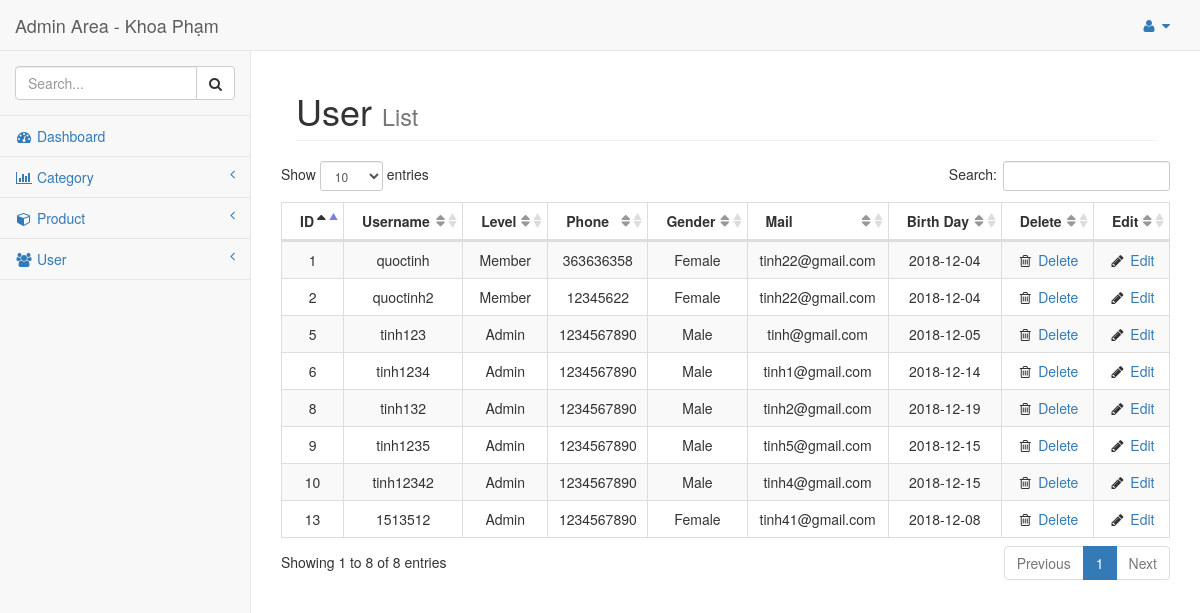
/public/admin/user_list.php, run on the app's committed database.
### tables this page shows
CREATE TABLE `user` (
  `id` int(11) NOT NULL,
  `username` varchar(255) NOT NULL,
  `password` varchar(255) NOT NULL,
  `phone` int(11) DEFAULT NULL,
  `gender` tinyint(1) NOT NULL,
  `email` varchar(255) NOT NULL,
  `date_of_birth` date DEFAULT NULL,
  `account_type` int(11) NOT NULL
);

### model/database.php (called while the page is built, shortened)
<?php
class database{
    public $_dbh = '';
    public $_sql = '';
    public function database() {
        $this->_dbh = new PDO('mysql:host=localhost; dbname=web_assignment','root','');
        $this->_dbh->query('set names "utf8"');
    }
    public function setQuery($sql) {
        $this->_sql = $sql;
    }
    public function execute($options=array()) {
        $this->_cursor = $this->_dbh->prepare($this->_sql);
        $this->_cursor->execute();
        return $this->_cursor;
    }
    public function loadAllRows($options=array()) {
        if(!$options) {
            if(!$result = $this->execute())
                return false;
        }
        else {
            if(!$result = $this->execute($options))
                return false;
        }
        return $result->fetchAll(PDO::FETCH_OBJ);
    }
}
?>

### controller/UserController.php (called while the page is built, shortened)
<?php
include("../../model/User.php");
class UserController
{
	public function index()
	{
		$user = new User();
		$users = $user->getAllUser();
		return array('user'=>$users);
	}
}
?>

### model/User.php (called while the page is built, shortened)
<?php
include('database.php');
class User extends database
{
	function getAllUser()
	{
		$sql = "SELECT * FROM user";
		return $this->loadAllRows();
	}
}
?>

### public/admin/user_list.php (the view, shortened to what this page needs)
<?php
include("../../controller/UserController.php");
$User = new UserController();
$users = $User->index();
?>
<!DOCTYPE html>
<html lang="en">
<head>
    <link href="bower_components/bootstrap/dist/css/bootstrap.min.css" rel="stylesheet">
    <link href="bower_components/metisMenu/dist/metisMenu.min.css" rel="stylesheet">
    <link href="dist/css/sb-admin-2.css" rel="stylesheet">
    <link href="bower_components/font-awesome/css/font-awesome.min.css" rel="stylesheet" type="text/css">
    <link href="bower_components/datatables-plugins/integration/bootstrap/3/dataTables.bootstrap.css" rel="stylesheet">
    <link href="bower_components/datatables-responsive/css/dataTables.responsive.css" rel="stylesheet">
</head>
<body>
    <div id="wrapper">
        <nav class="navbar navbar-default navbar-static-top" role="navigation" style="margin-bottom: 0">
            <div class="navbar-header">
                <a class="navbar-brand" href="index.html">Admin Area - Khoa Phạm</a>
            </div>
            <ul class="nav navbar-top-links navbar-right">
                <li class="dropdown">
                    <a class="dropdown-toggle" data-toggle="dropdown" href="#">
                        <i class="fa fa-user fa-fw"></i>  <i class="fa fa-caret-down"></i>
                    </a>
                </li>
            </ul>
            <div class="navbar-default sidebar" role="navigation">
                <div class="sidebar-nav navbar-collapse">
                    <ul class="nav" id="side-menu">
                        <li class="sidebar-search">
                            <div class="input-group custom-search-form">
                                <input type="text" class="form-control" placeholder="Search...">
                                <span class="input-group-btn">
                                    <button class="btn btn-default" type="button">
                                        <i class="fa fa-search"></i>
                                    </button>
                                </span>
                            </div>
                        </li>
                        <li>
                            <a href="#"><i class="fa fa-dashboard fa-fw"></i> Dashboard</a>
                        </li>
                        <li>
                            <a href="#"><i class="fa fa-bar-chart-o fa-fw"></i> Category<span class="fa arrow"></span></a>
                        </li>
                        <li>
                            <a href="#"><i class="fa fa-cube fa-fw"></i> Product<span class="fa arrow"></span></a>
                        </li>
                        <li>
                            <a href="#"><i class="fa fa-users fa-fw"></i> User<span class="fa arrow"></span></a>
                        </li>
                    </ul>
                </div>
            </div>
        </nav>
        <div id="page-wrapper">
            <div class="container-fluid">
                <div class="row">
                    <div class="col-lg-12">
                        <h1 class="page-header">User
                            <small>List</small>
                        </h1>
                    </div>
                    <table class="table table-striped table-bordered table-hover" id="dataTables-example">
                        <thead>
                            <tr align="center">
                                <th>ID</th>
                                <th>Username</th>
                                <th>Level</th>
                                <th>Phone</th>
                                <th>Gender</th>
                                <th>Mail</th>
                                <th>Birth Day</th>
                                <th>Delete</th>
                                <th>Edit</th>
                            </tr>
                        </thead>
                        <tbody>
                            <?php
                                $users = $users['user'];
                                foreach ($users as $key => $user) {
                                    if($key%2)
                                    {
                                        ?>
                                        <tr class="even gradeC" align="center">
                                            <td><?=$user->id?></td>
                                            <td><?=$user->username?></td>
                                            <td><?php if($user->account_type){ echo "Admin";} else {echo "Member";}?></td>
                                            <td><?=$user->phone?></td>
                                            <td><?php if($user->gender){ echo "Male";} else {echo "Female";}?></td>
                                            <td><?=$user->email?></td>
                                            <td><?=$user->date_of_birth?></td>
                                            <td class="center"><i class="fa fa-trash-o  fa-fw"></i><a href="user_edit.php?id=<?=$user->id?>"> Delete</a></td>
                                            <td class="center"><i class="fa fa-pencil fa-fw"></i> <a href="user_edit.php?id=<?=$user->id?>"">Edit</a></td>
                                        </tr>
                                        <?php
                                    }
                                    else
                                    {
                                        ?>
                                        <tr class="odd gradeX" align="center">
                                            <td><?=$user->id?></td>
                                            <td><?=$user->username?></td>
                                            <td><?php if($user->account_type){ echo "Admin";} else {echo "Member";}?></td>
                                            <td><?=$user->phone?></td>
                                            <td><?php if($user->gender){ echo "Male";} else {echo "Female";}?></td>
                                            <td><?=$user->email?></td>
                                            <td><?=$user->date_of_birth?></td>
                                            <td class="center"><i class="fa fa-trash-o  fa-fw"></i><a href="#"> Delete</a></td>
                                            <td class="center"><i class="fa fa-pencil fa-fw"></i> <a href="user_edit.php?id=<?=$user->id?>"">Edit</a></td>
                                        </tr>
                                        <?php
                                    }
                                }
                            ?>
                        </tbody>
                    </table>
                </div>
            </div>
        </div>
    </div>
</body>
</html>

### data on the page
user: id "1", username "quoctinh", account_type "Member", phone "363636358", gender "Female", email "tinh22@gmail.com", date_of_birth "2018-12-04"
user: id "2", username "quoctinh2", account_type "Member", phone "12345622", gender "Female", email "tinh22@gmail.com", date_of_birth "2018-12-04"
user: id "5", username "tinh123", account_type "Admin", phone "1234567890", gender "Male", email "tinh@gmail.com", date_of_birth "2018-12-05"
user: id "6", username "tinh1234", account_type "Admin", phone "1234567890", gender "Male", email "tinh1@gmail.com", date_of_birth "2018-12-14"
user: id "8", username "tinh132", account_type "Admin", phone "1234567890", gender "Male", email "tinh2@gmail.com", date_of_birth "2018-12-19"
user: id "9", username "tinh1235", account_type "Admin", phone "1234567890", gender "Male", email "tinh5@gmail.com", date_of_birth "2018-12-15"
user: id "10", username "tinh12342", account_type "Admin", phone "1234567890", gender "Male", email "tinh4@gmail.com", date_of_birth "2018-12-15"
user: id "13", username "1513512", account_type "Admin", phone "1234567890", gender "Female", email "tinh41@gmail.com", date_of_birth "2018-12-08"
